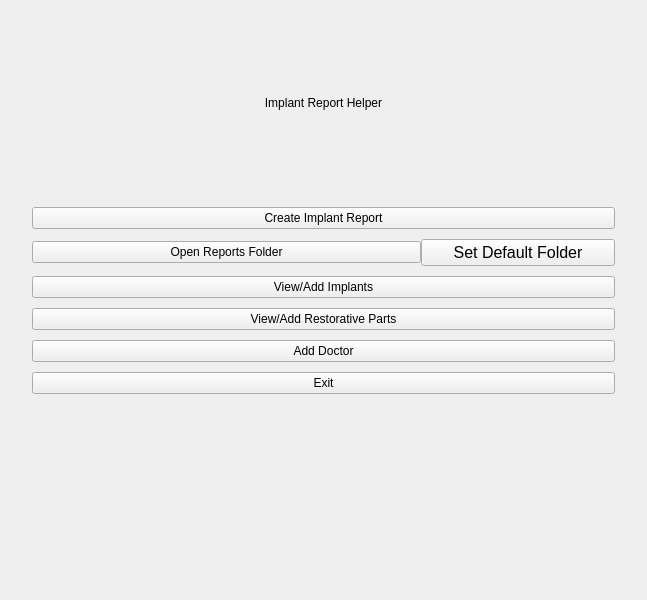
<?xml version="1.0" encoding="UTF-8"?>
<ui version="4.0">
 <class>MainWindow</class>
 <widget class="QMainWindow" name="MainWindow">
  <property name="geometry">
   <rect>
    <x>0</x>
    <y>0</y>
    <width>647</width>
    <height>600</height>
   </rect>
  </property>
  <property name="windowTitle">
   <string>MainWindow</string>
  </property>
  <widget class="QWidget" name="centralwidget">
   <layout class="QVBoxLayout" name="verticalLayout" stretch="2,0,0,0,0,0,0,2">
    <property name="spacing">
     <number>10</number>
    </property>
    <property name="leftMargin">
     <number>32</number>
    </property>
    <property name="rightMargin">
     <number>32</number>
    </property>
    <item>
     <widget class="QLabel" name="label_2">
      <property name="styleSheet">
       <string notr="true">
font: 36pt &quot;Palatino Linotype&quot;;</string>
      </property>
      <property name="text">
       <string>Implant Report Helper</string>
      </property>
      <property name="alignment">
       <set>Qt::AlignCenter</set>
      </property>
     </widget>
    </item>
    <item>
     <widget class="QPushButton" name="createReport">
      <property name="styleSheet">
       <string notr="true">font: 12pt &quot;MS Shell Dlg 2&quot;;</string>
      </property>
      <property name="text">
       <string>Create Implant Report</string>
      </property>
     </widget>
    </item>
    <item>
     <layout class="QHBoxLayout" name="horizontalLayout" stretch="2,1">
      <property name="spacing">
       <number>0</number>
      </property>
      <item>
       <widget class="QPushButton" name="viewReports">
        <property name="enabled">
         <bool>true</bool>
        </property>
        <property name="sizePolicy">
         <sizepolicy hsizetype="Minimum" vsizetype="Fixed">
          <horstretch>0</horstretch>
          <verstretch>0</verstretch>
         </sizepolicy>
        </property>
        <property name="styleSheet">
         <string notr="true">font: 12pt &quot;MS Shell Dlg 2&quot;;</string>
        </property>
        <property name="text">
         <string>Open Reports Folder</string>
        </property>
       </widget>
      </item>
      <item>
       <widget class="QPushButton" name="defaultFolderButton">
        <property name="font">
         <font>
          <pointsize>12</pointsize>
         </font>
        </property>
        <property name="text">
         <string>Set Default Folder</string>
        </property>
       </widget>
      </item>
     </layout>
    </item>
    <item>
     <widget class="QPushButton" name="createImplant">
      <property name="styleSheet">
       <string notr="true">font: 12pt &quot;MS Shell Dlg 2&quot;;</string>
      </property>
      <property name="text">
       <string>View/Add Implants</string>
      </property>
      <property name="checkable">
       <bool>false</bool>
      </property>
      <property name="checked">
       <bool>false</bool>
      </property>
      <property name="autoDefault">
       <bool>false</bool>
      </property>
      <property name="default">
       <bool>false</bool>
      </property>
      <property name="flat">
       <bool>false</bool>
      </property>
     </widget>
    </item>
    <item>
     <widget class="QPushButton" name="createRestorativePart">
      <property name="styleSheet">
       <string notr="true">font: 12pt &quot;MS Shell Dlg 2&quot;;</string>
      </property>
      <property name="text">
       <string>View/Add Restorative Parts</string>
      </property>
      <property name="checkable">
       <bool>false</bool>
      </property>
      <property name="checked">
       <bool>false</bool>
      </property>
     </widget>
    </item>
    <item>
     <widget class="QPushButton" name="createDoctor">
      <property name="styleSheet">
       <string notr="true">font: 12pt &quot;MS Shell Dlg 2&quot;;</string>
      </property>
      <property name="text">
       <string>Add Doctor</string>
      </property>
      <property name="checkable">
       <bool>false</bool>
      </property>
      <property name="checked">
       <bool>false</bool>
      </property>
     </widget>
    </item>
    <item>
     <widget class="QPushButton" name="closeButton">
      <property name="styleSheet">
       <string notr="true">font: 12pt &quot;MS Shell Dlg 2&quot;;</string>
      </property>
      <property name="text">
       <string>Exit</string>
      </property>
     </widget>
    </item>
    <item>
     <widget class="QLabel" name="label">
      <property name="enabled">
       <bool>false</bool>
      </property>
      <property name="text">
       <string/>
      </property>
     </widget>
    </item>
   </layout>
  </widget>
 </widget>
 <resources/>
 <connections/>
</ui>
